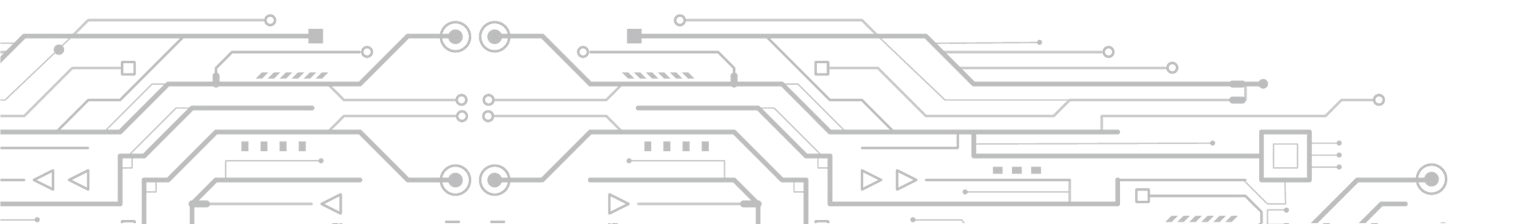
#> input picture .claude/skills/write-inferencex-whitepaper/pipeline/assets/trace.png, 1536 x 224 px
$ python cutout.py assets/trace.png assets/trace.png 5
#> lines starting #> are read from the running program, lines starting #| are printed output that depends on the picture; after the words box and inside, x2 and y2 are one past the last pixel; in counts of white or black regions, pixels touching at a corner belong together
"""Key a product render shot on white out to a transparent PNG.

Usage:
    python3 cutout.py <input.(png|jpg)> <output.png> [threshold=235]

Flood-fills from the image border through near-white pixels so white areas
inside the product (labels, heatsink highlights) are kept. Crops to the
content box. Prints the output size; use it for chipImageWidth/Height in the
registry. Needs Pillow, numpy, scipy. Do not use rembg here: it runs out of
memory on 2560x1440 renders in the sandbox.
"""
import sys

import numpy as np
from PIL import Image
from scipy import ndimage

src, dst = sys.argv[1], sys.argv[2]
thr = int(sys.argv[3]) if len(sys.argv) > 3 else 235
im = Image.open(src).convert("RGBA")
#> im is the input picture: PIL image 1536x224 RGBA; mean R, G, B, A 13.4, 13.5, 13.8, 10.9
a = np.asarray(im).astype(np.int16)
near_white = (a[..., :3] >= thr).all(axis=-1)
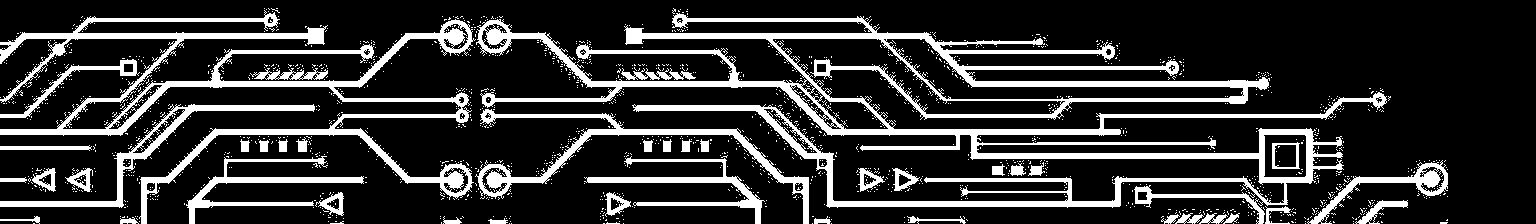
#> near_white: shape (224, 1536) bool; 19.3% white; 1662 white regions (1619 under 20 px), largest, box (x1, y1, x2, y2) and area: (476, 13, 1387, 208) 29235, (0, 10, 476, 224) 13890, (475, 109, 809, 224) 3968
labels, _ = ndimage.label(near_white)
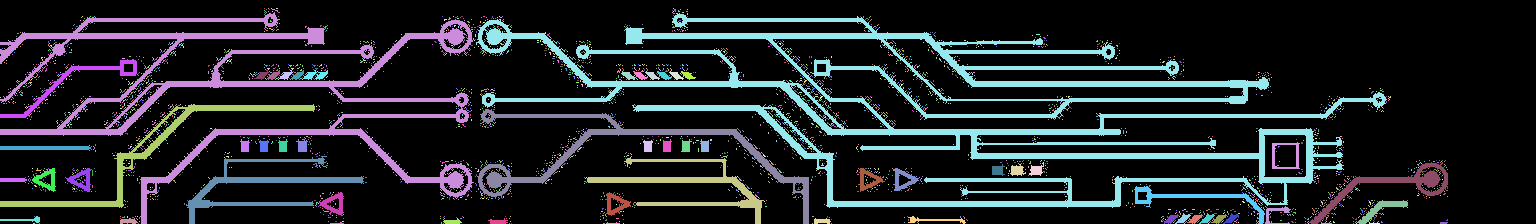
#> labels: shape (224, 1536) int32; 3796 distinct labels, from 0 to 3795; one colour per label, 0 black
border = np.unique(np.concatenate([labels[0], labels[-1], labels[:, 0], labels[:, -1]]))
#> border = 51 values from 0 to 3795
bg = np.isin(labels, border[border != 0])
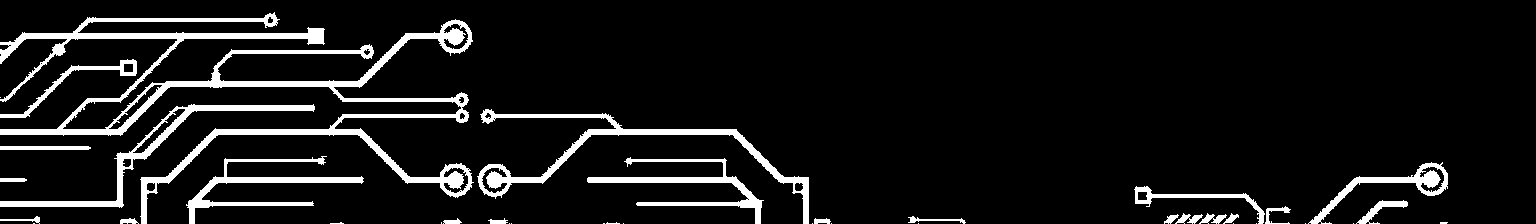
#> bg: shape (224, 1536) bool; 8.5% white; 39 white regions (17 under 20 px), largest, box (x1, y1, x2, y2) and area: (0, 12, 474, 224) 13368, (477, 109, 809, 224) 3765, (0, 104, 315, 208) 2646
alpha = np.where(bg, 0, 255).astype(np.uint8)
# soften the edge one pixel so the drop shadow on the cover does not halo
alpha = ndimage.minimum_filter(alpha, size=2)
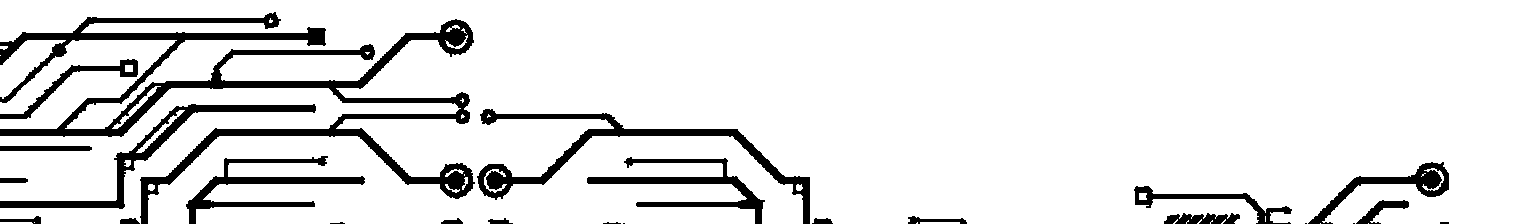
#> alpha: shape (224, 1536); 89.6% white; 24 black regions (5 under 20 px), largest, box (x1, y1, x2, y2) and area: (0, 12, 475, 224) 16443, (477, 109, 810, 224) 4590, (0, 104, 316, 209) 3212
out = a.astype(np.uint8)
out[..., 3] = alpha
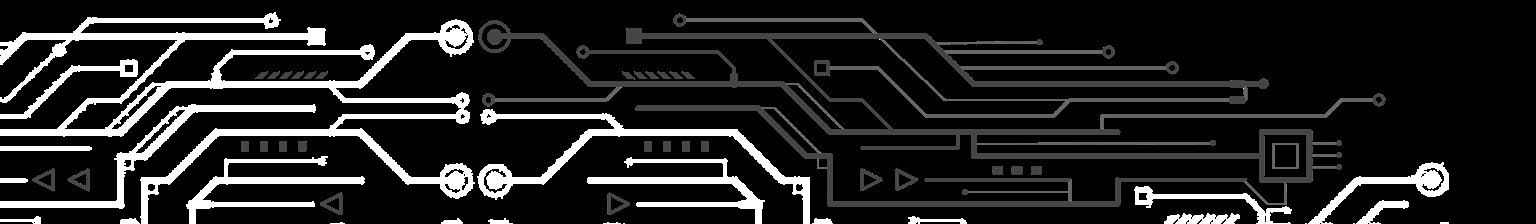
#> out: shape (224, 1536, 4); mean R, G, B, A 13.4, 13.5, 13.8, 228.4; transparent parts drawn white
ys, xs = np.where(alpha > 0)
img = Image.fromarray(out).crop((xs.min(), ys.min(), xs.max() + 1, ys.max() + 1))
img.save(dst)
print(img.size)
#| (1536, 224)
